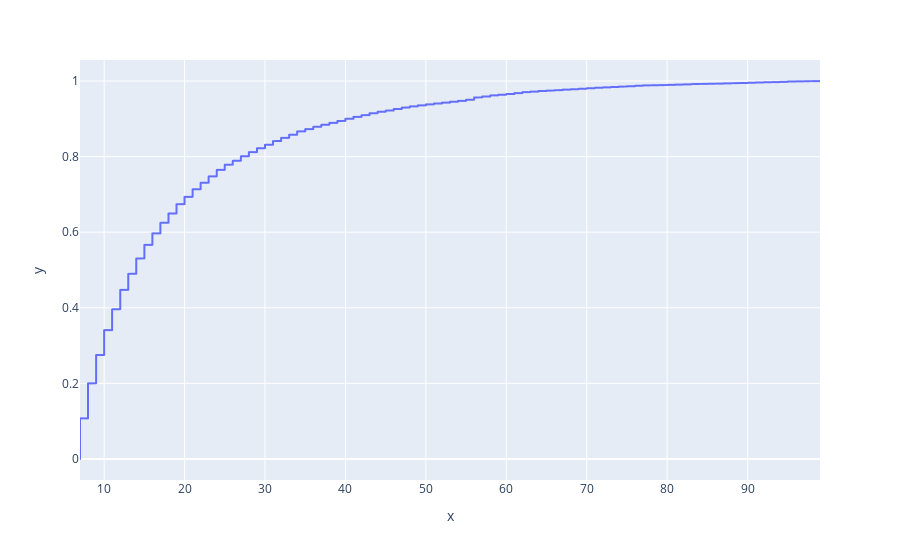

Source (notebook cell):
### Code cell
px.line(y = np.linspace(0,1,len(lens)), x = sorted(lens))

### Figure 1 — Plotly figure (JSON) as saved in the notebook; plotly's stock layout.template omitted (floating-point values rounded to 4 significant figures; data arrays with more than 128 entries replaced by an {"elided": "..."} marker saying what was removed)
{"data": [{"hovertemplate": "x=%{x}<br>y=%{y}<extra></extra>", "legendgroup": "", "line": {"color": "#636efa", "dash": "solid"}, "mode": "lines", "name": "", "showlegend": false, "type": "scattergl", "x": {"elided": "8589 int values"}, "xaxis": "x", "y": {"elided": "8589 float values"}, "yaxis": "y"}], "layout": {"legend": {"tracegroupgap": 0}, "margin": {"t": 60}, "xaxis": {"anchor": "y", "domain": [0, 1], "title": {"text": "x"}}, "yaxis": {"anchor": "x", "domain": [0, 1], "title": {"text": "y"}}}}
